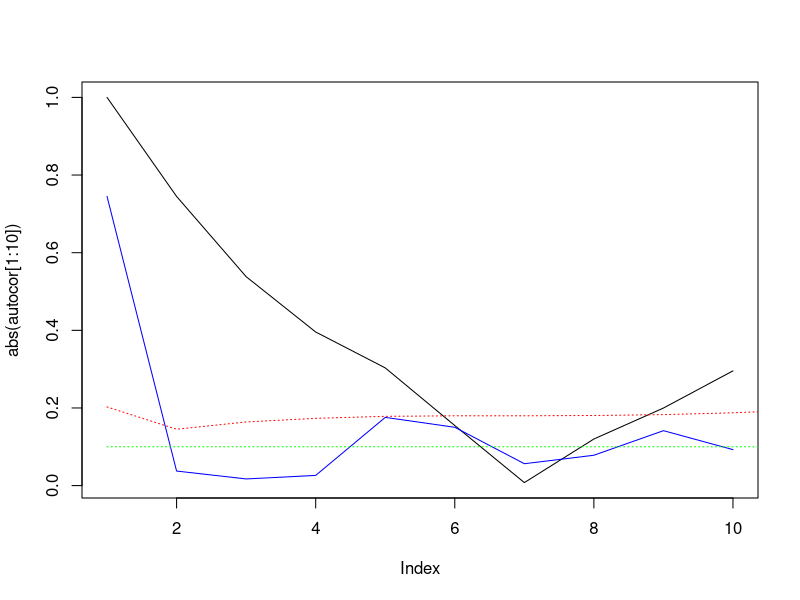

Generate this figure with R:
n <-100

# autoregression process model
p <- 2
fi <- c(0.5, 0.2)
AR <- rep(0, n)
eps <- rnorm(n, mean = 0, sd = (2.36)^(1/2))
for (t in (p+1):n){
  AR[t] <- eps[t]+sum(fi[1:p]*AR[(t-1):(t-p)])
}

# moving average process model
q <- 2
teta <- c(-0.4, 0.05)
MA <- rep(0, n)
eps <- rnorm(n, mean = 0, sd = 1)
for (i in (q+1):n){
  MA[i] <- eps[i]-sum(teta*eps[(i-1):(i-q)])
}

#autoregression of moving average process model
ARMA <- rep(0, n)
eps <- rnorm(n, mean = 0, sd = 1)
for (t in (p+1):n){
  ARMA[t] <- sum(fi*ARMA[(t-1):(t-p)]) + eps[t] + sum(-teta*eps[(t-1):(t-q)])
}

x <- ARMA
autocov <- vector(length = n)
for (k in 1:n)
  autocov[k] <- mean(x[1:(n-k+1)]*x[k:n])

autocor <- autocov/autocov[1]

plot(abs(autocor[1:10]), type = "l")

privautocor <- vector(length = n)
# for (k in 1:(n-1)){
#   A <- vector(length=k*k)
#   dim(A) <- c(k, k)
#   for (i in 1:k)
#     for (j in 1:k)
#       A[i,j] <- autocor[abs(i-j)+1]
#   B <- A
#   B[, k] <- autocor[2:(k+1)]
#   privautocor[k] <- det(B)/det(A)
# }
for (k in 1:10){
  A <- vector(length=k*k)
  dim(A) <- c(k,k)
  for (i in 1:k)
    for (j in 1:k)
      A[i,j] <- autocor[abs(i-j)+1]
  b <- vector(length=k)
  b <- autocor[2:(k+1)]
  privautocor[k] <- solve(a = A, b = b)[k] 
}

lines(abs(privautocor[1:10]), col = 'blue')
sdCor <- vector(length = n)
for (k in 1:n)
  sdCor[k] <- (1/n*(1+2*(sum(autocor[2:k]^2))))^(1/2)
sdPrCor <- rep((1/n)^(1/2), k)

lines(sdCor, lty = 3, col = 'red')
lines(sdPrCor, lty = 3, col = 'green')
  
  
  
  
  
  
  
  















